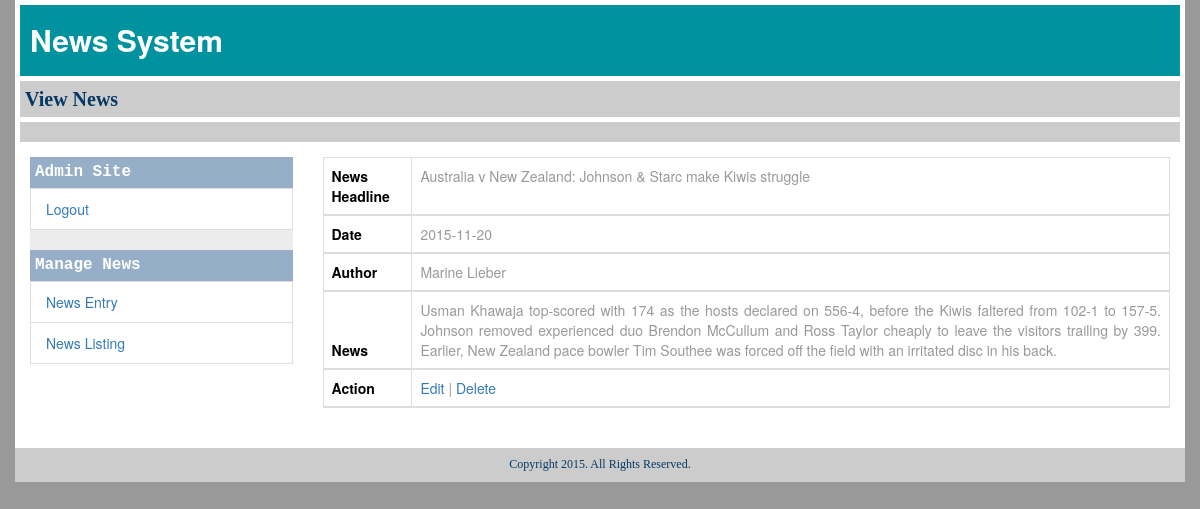
The page /view/view_news.php?viewId=119 (signed in) on the database its author committed.
### tables this page shows
CREATE TABLE IF NOT EXISTS `cms` (
  `keyid` int(11) NOT NULL AUTO_INCREMENT,
  `headline` varchar(255) DEFAULT NULL,
  `date` date NOT NULL,
  `author` varchar(255) NOT NULL,
  `news` text,
  PRIMARY KEY (`keyid`)
);

### controller/view_news.php (called while the page is built, shortened)
<?php
	include("../model/database_configure.php");
	$key=$_REQUEST['viewId'];
	$sql = "Select * from cms where keyid=$key";
	$result = mysql_query($sql,$con);
	$arr = mysql_fetch_array($result);
?>

### view/view_news.php (the view, shortened to what this page needs)
<?php
include("../controller/view_news.php");
?>
<!DOCTYPE html>
<html lang="en">
<head>
<link rel="stylesheet" type="text/css" href="../public/css/main.css"/>
<link rel="stylesheet" href="http://maxcdn.bootstrapcdn.com/bootstrap/3.3.5/css/bootstrap.min.css">
<link href="//maxcdn.bootstrapcdn.com/font-awesome/4.2.0/css/font-awesome.min.css" rel="stylesheet">
</head>
<body>
<div class="container">
  <div class="row cms">
    <div class="cmsTitle">News System</div>
    <div class="welcomeAdmin">View News</div>
    <div class="brownHeight"></div>
    <div class="col-md-3">
      <div class="admin_left">
        <div class="admin_left_title">Admin Site</div>
        <ul class="list-group">
          <li class="list-group-item"><a href="../index.php">Logout</a></li>
        </ul>
        <div class="admin_left_title">Manage News </div>
        <ul class="list-group">
          <li class="list-group-item"><a href="../view/news_entry.php">News Entry</a></li>
          <li class="list-group-item"><a href="../view/news_listing.php">News Listing</a></li>
        </ul>
      </div>
    </div>
    <div class="col-md-9">
      <div class="admin_right">
        <table class="table table-bordered ">
          <thead>
            <tr>
              <th class="tbl_head">News Headline</th>
              <td><?=$arr['headline'];?></td>
            </tr>
            <tr>
              <th class="tbl_head">Date</th>
              <td><?=$arr['date'];?></td>
            </tr>
            <tr>
              <th class="tbl_head">Author</th>
              <td><?=$arr['author'];?></td>
            </tr>
            <tr>
              <th class="tbl_head">News</th>
              <td style="text-align:justify;"><?=$arr['news'];?></td>
            </tr>
            <tr>
              <th class="tbl_head">Action</th>
              <td><a href="edit_news.php?editId=<?=$arr['keyid'];?>">Edit</a> | <a href="../controller/delete_news.php?deleteId=<?=$arr['keyid'];?>">Delete</a></td>
            </tr>
          </thead>
        </table>
      </div>
    </div>
    <div class="footer">Copyright 2015. All Rights Reserved.</div>
  </div>
</div>
</body>
</html>

### public/css/main.css (style rules this page uses)
body { font: 14px OpenSans; color: #FFFFFF !important; background:#999999 !important; }
.cms { background:#fff; margin:0 auto; }
.cmsTitle { font-size: 30px; padding: 14px 10px; color: #FFF; background: #00929e; font-weight: bold; margin:5px; }
.welcomeAdmin { font-size: 20px; padding: 4px 5px; color: #053863; background: #CCC; font-family: initial; margin: 5px; font-weight: bold; }
.brownHeight { background: #CCC; margin: 5px 5px 15px 5px; height:20px; }
.admin_left { background:#ECECEC; margin-bottom:10px; }
.list-group-item { border-top-left-radius: 0px !important; border-top-right-radius: 0px!important; border-bottom-left-radius: 0px!important; border-bottom-right-radius: 0px!important; }
.admin_left_title { font-size: 16px; padding: 4px 5px; color: #fff; background: #96AEC7; font-family: monospace; font-weight: bold; }
.admin_right { color:#999; }
.tbl_head { color:#000; }
.footer { font-size: 12px; padding: 8px 8px; color: #053863; background: #CCC; font-family: initial; text-align:center; margin-top:20px; }

### rows shown on the page
cms: headline "Australia v New Zealand: Johnson & Starc make Kiwis struggle", date "2015-11-20", author "Marine Lieber", news "Usman Khawaja top-scored with 174 as the hosts declared on 556-4, before the Kiwis faltered from 102-1 to 157-5. Johnson removed experienced duo Brendon McCullum and Ross Taylor cheaply to leave the visitors trailing by 399. Earlier, New Zealand pace bowler Tim Southee was forced off the field with an irritated disc in his back."
